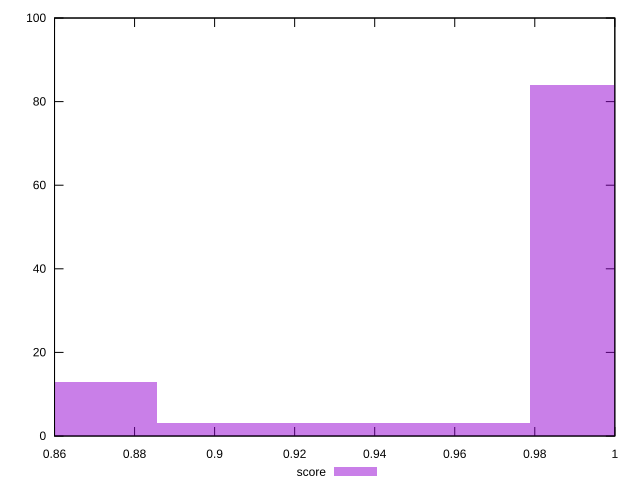

gnuplot code for this plot:
reset

$score <<EOF
0.9321482411135615 3
1.0253630652249177 84
0.8389334170022054 13
EOF

set key outside below
set boxwidth 0.09321482411135615
set xrange [0.86:1]
set yrange [0:100]
set trange [0:100]
set style fill transparent solid 0.5 noborder
set terminal svg size 640, 490 enhanced background rgb 'white'
set output "report_00015_2021-02-09T16-11-33.973Z/unminified-javascript/samples/pages+cached/score/histogram.svg"

plot $score title "score" with boxes

reset
